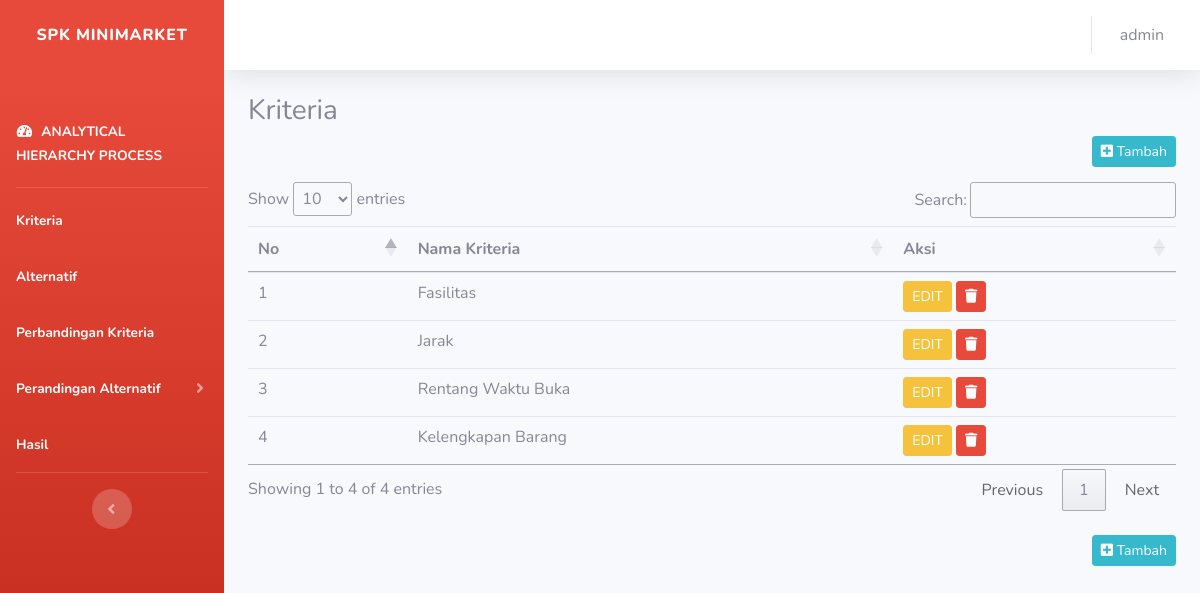
The page /kriteria.php (signed in) on the database its author committed.
### tables this page shows
CREATE TABLE `kriteria` (
  `id` int(11) NOT NULL,
  `nama` varchar(20) NOT NULL
);

### kriteria.php (the view, shortened to what this page needs)
<?php
	include('fungsi.php');
	include('header.php');
?>
<section class="content">
	<h3>Kriteria</h3>
	<?php if ($data['role'] == '1'): ?>
		<a href="tambah.php?jenis=kriteria" class="btn btn-sm btn-info float-right" style="margin-bottom: 15px">
			<i class="fa fa-plus-square"></i> Tambah
		</a>
	<?php endif; ?>
	<table class="table table-stripped" id="table_id">
		<thead>
			<tr>
				<th>No</th>
				<th>Nama Kriteria</th>
				<th>Aksi</th>
			</tr>
		</thead>
		<tbody>
		<?php
			$query = "SELECT id,nama FROM kriteria ORDER BY id";
			$result	= mysqli_query($koneksi, $query);
			$i = 0;
			while ($row = mysqli_fetch_array($result)) {
				$i++;
		?>
			<tr>
				<td><?php echo $i ?></td>
				<td><?php echo $row['nama'] ?></td>
				<td>
					<?php if ($data['role'] == '1'): ?>
						<form method="post" action="kriteria.php">
							<button type="submit" name="edit" class="btn btn-sm btn-warning"><i class="fa fa-pencil-square-o"></i>EDIT</button>
							<button type="submit" name="delete" class="btn btn-sm btn-danger"><i class="fa fa-trash"></i></button>
						</form>
					<?php endif; ?>
				</td>
			</tr>
	<?php } ?>
		</tbody>
	</table>
	<br>
	<a href="tambah.php?jenis=kriteria" class="btn btn-sm btn-info float-right" style="margin-bottom: 15px">
		<i class="fa fa-plus-square"></i> Tambah
	</a>
</section>
<?php include('footer.php'); ?>

### rows shown on the page
kriteria: nama "Fasilitas"
kriteria: nama "Jarak"
kriteria: nama "Rentang Waktu Buka"
kriteria: nama "Kelengkapan Barang"

### other values the page prints
$data['username'] "admin"
